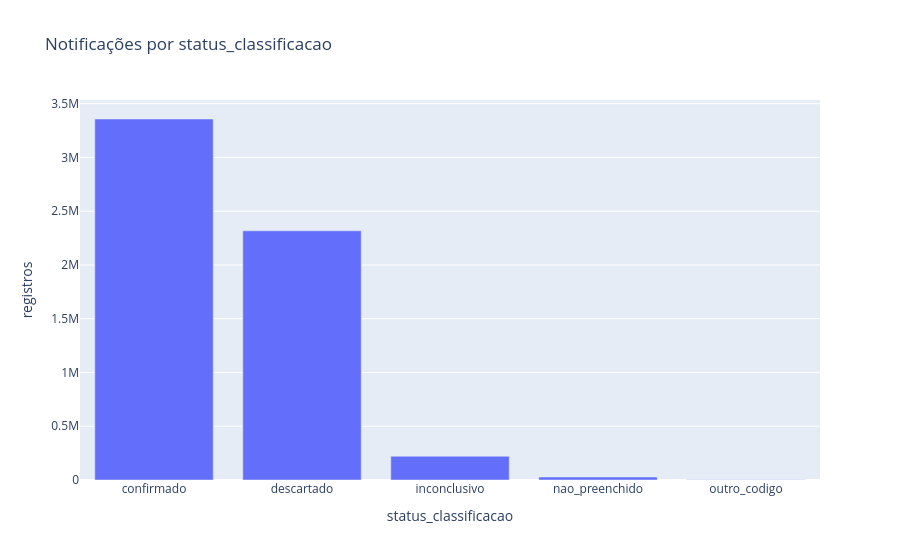
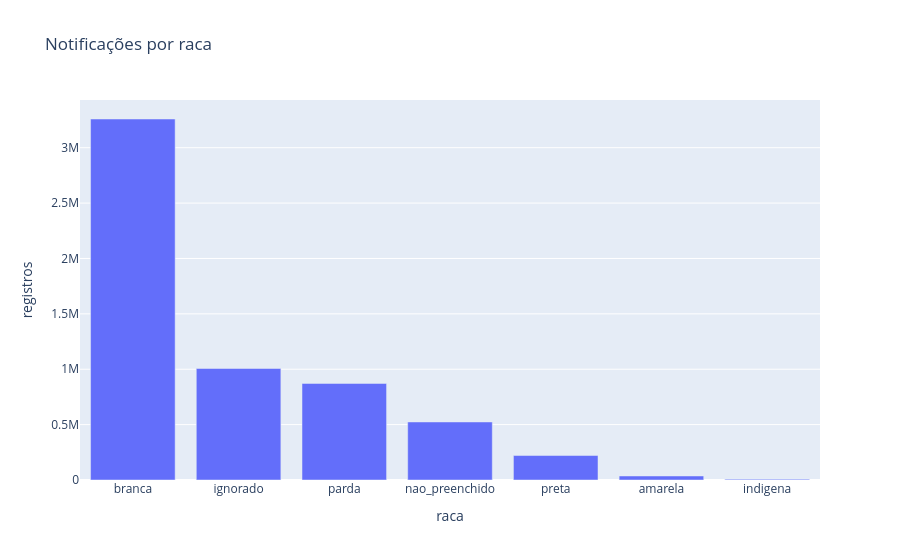
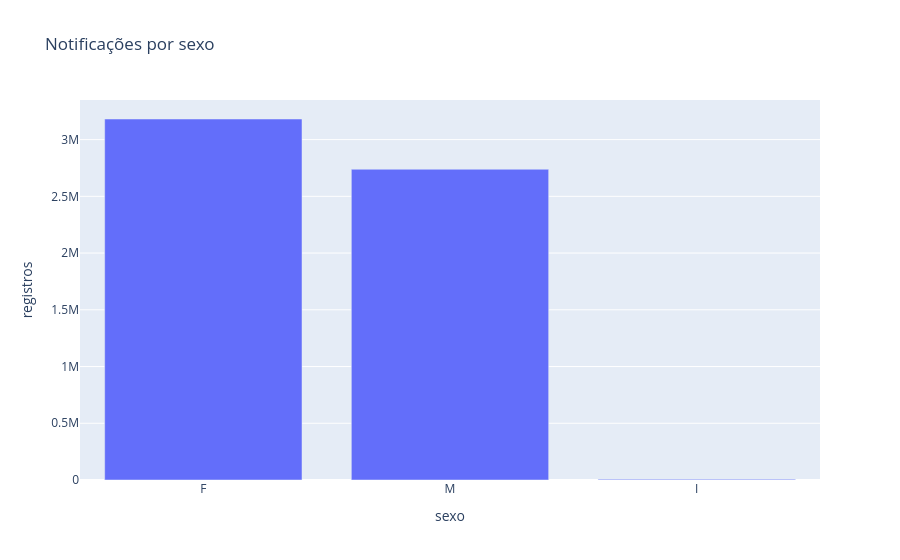
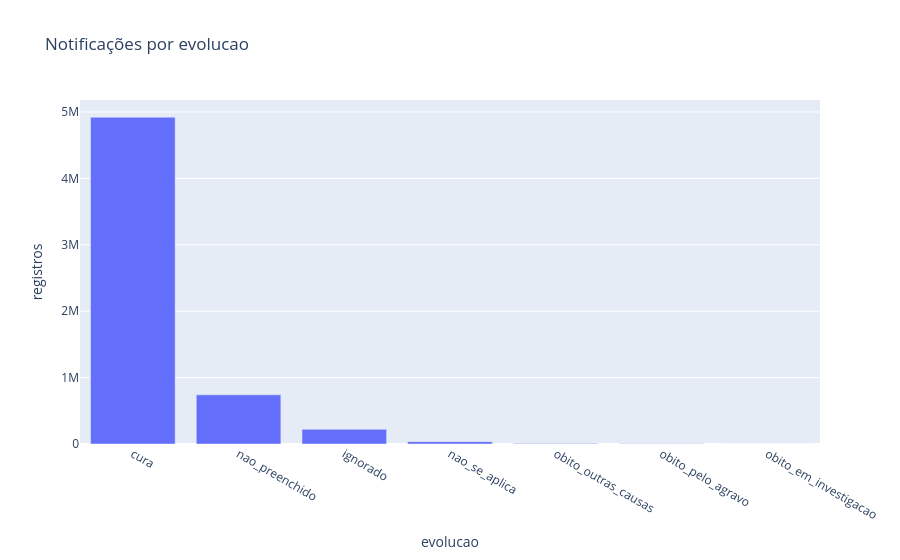

Write notebook code for charts like these, in order.
### Markdown cell above
## Classificação, raça/cor, sexo e evolução das notificações

### Code cell
for column in ["status_classificacao", "raca", "sexo", "evolucao"]:
    summary = raw.group_by(column).len(name="registros").sort("registros", descending=True).collect()
    display(summary)
    px.bar(summary.to_pandas(), x=column, y="registros", title=f"Notificações por {column}").show()

### Figure 1 — Plotly figure (JSON) as saved in the notebook; plotly's stock layout.template omitted (floating-point values rounded to 4 significant figures)
{"data": [{"hovertemplate": "status_classificacao=%{x}<br>registros=%{y}<extra></extra>", "legendgroup": "", "marker": {"color": "#636efa", "pattern": {"shape": ""}}, "name": "", "orientation": "v", "showlegend": false, "textposition": "auto", "type": "bar", "x": ["confirmado", "descartado", "inconclusivo", "nao_preenchido", "outro_codigo"], "xaxis": "x", "y": [3357385, 2317581, 220952, 27682, 3230], "yaxis": "y"}], "layout": {"barmode": "relative", "legend": {"tracegroupgap": 0}, "title": {"text": "Notificações por status_classificacao"}, "xaxis": {"anchor": "y", "domain": [0.0, 1.0], "title": {"text": "status_classificacao"}}, "yaxis": {"anchor": "x", "domain": [0.0, 1.0], "title": {"text": "registros"}}}}

### Figure 2 — Plotly figure (JSON) as saved in the notebook; plotly's stock layout.template omitted (floating-point values rounded to 4 significant figures)
{"data": [{"hovertemplate": "raca=%{x}<br>registros=%{y}<extra></extra>", "legendgroup": "", "marker": {"color": "#636efa", "pattern": {"shape": ""}}, "name": "", "orientation": "v", "showlegend": false, "textposition": "auto", "type": "bar", "x": ["branca", "ignorado", "parda", "nao_preenchido", "preta", "amarela", "indigena"], "xaxis": "x", "y": [3259180, 1007035, 871827, 524013, 220893, 36170, 7712], "yaxis": "y"}], "layout": {"barmode": "relative", "legend": {"tracegroupgap": 0}, "title": {"text": "Notificações por raca"}, "xaxis": {"anchor": "y", "domain": [0.0, 1.0], "title": {"text": "raca"}}, "yaxis": {"anchor": "x", "domain": [0.0, 1.0], "title": {"text": "registros"}}}}

### Figure 3 — Plotly figure (JSON) as saved in the notebook; plotly's stock layout.template omitted (floating-point values rounded to 4 significant figures)
{"data": [{"hovertemplate": "sexo=%{x}<br>registros=%{y}<extra></extra>", "legendgroup": "", "marker": {"color": "#636efa", "pattern": {"shape": ""}}, "name": "", "orientation": "v", "showlegend": false, "textposition": "auto", "type": "bar", "x": ["F", "M", "I", null], "xaxis": "x", "y": [3181619, 2738690, 6328, 193], "yaxis": "y"}], "layout": {"barmode": "relative", "legend": {"tracegroupgap": 0}, "title": {"text": "Notificações por sexo"}, "xaxis": {"anchor": "y", "domain": [0.0, 1.0], "title": {"text": "sexo"}}, "yaxis": {"anchor": "x", "domain": [0.0, 1.0], "title": {"text": "registros"}}}}

### Figure 4 — Plotly figure (JSON) as saved in the notebook; plotly's stock layout.template omitted (floating-point values rounded to 4 significant figures)
{"data": [{"hovertemplate": "evolucao=%{x}<br>registros=%{y}<extra></extra>", "legendgroup": "", "marker": {"color": "#636efa", "pattern": {"shape": ""}}, "name": "", "orientation": "v", "showlegend": false, "textposition": "auto", "type": "bar", "x": ["cura", "nao_preenchido", "ignorado", "nao_se_aplica", "obito_outras_causas", "obito_pelo_agravo", "obito_em_investigacao"], "xaxis": "x", "y": [4921544, 740064, 220687, 35222, 6115, 2893, 305], "yaxis": "y"}], "layout": {"barmode": "relative", "legend": {"tracegroupgap": 0}, "title": {"text": "Notificações por evolucao"}, "xaxis": {"anchor": "y", "domain": [0.0, 1.0], "title": {"text": "evolucao"}}, "yaxis": {"anchor": "x", "domain": [0.0, 1.0], "title": {"text": "registros"}}}}
